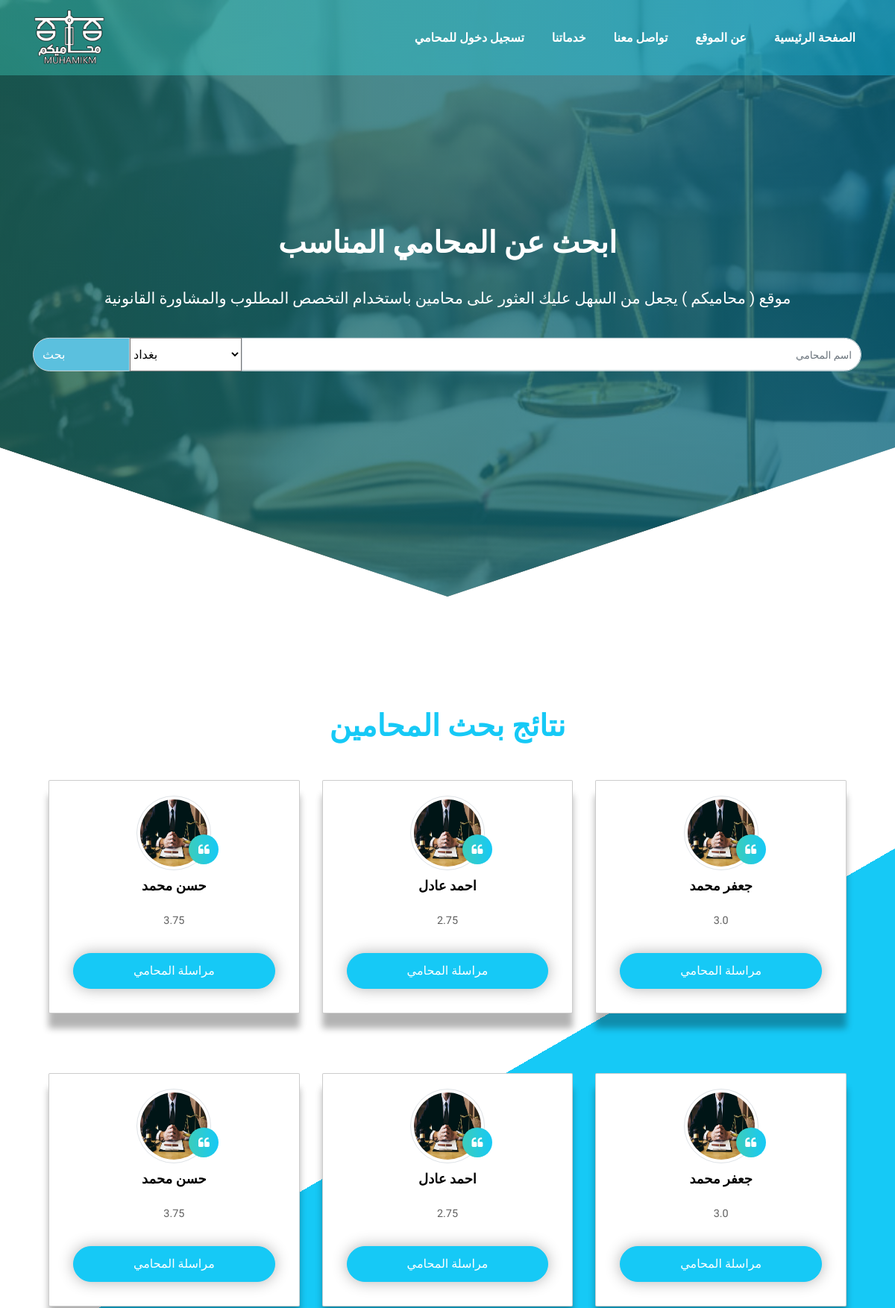
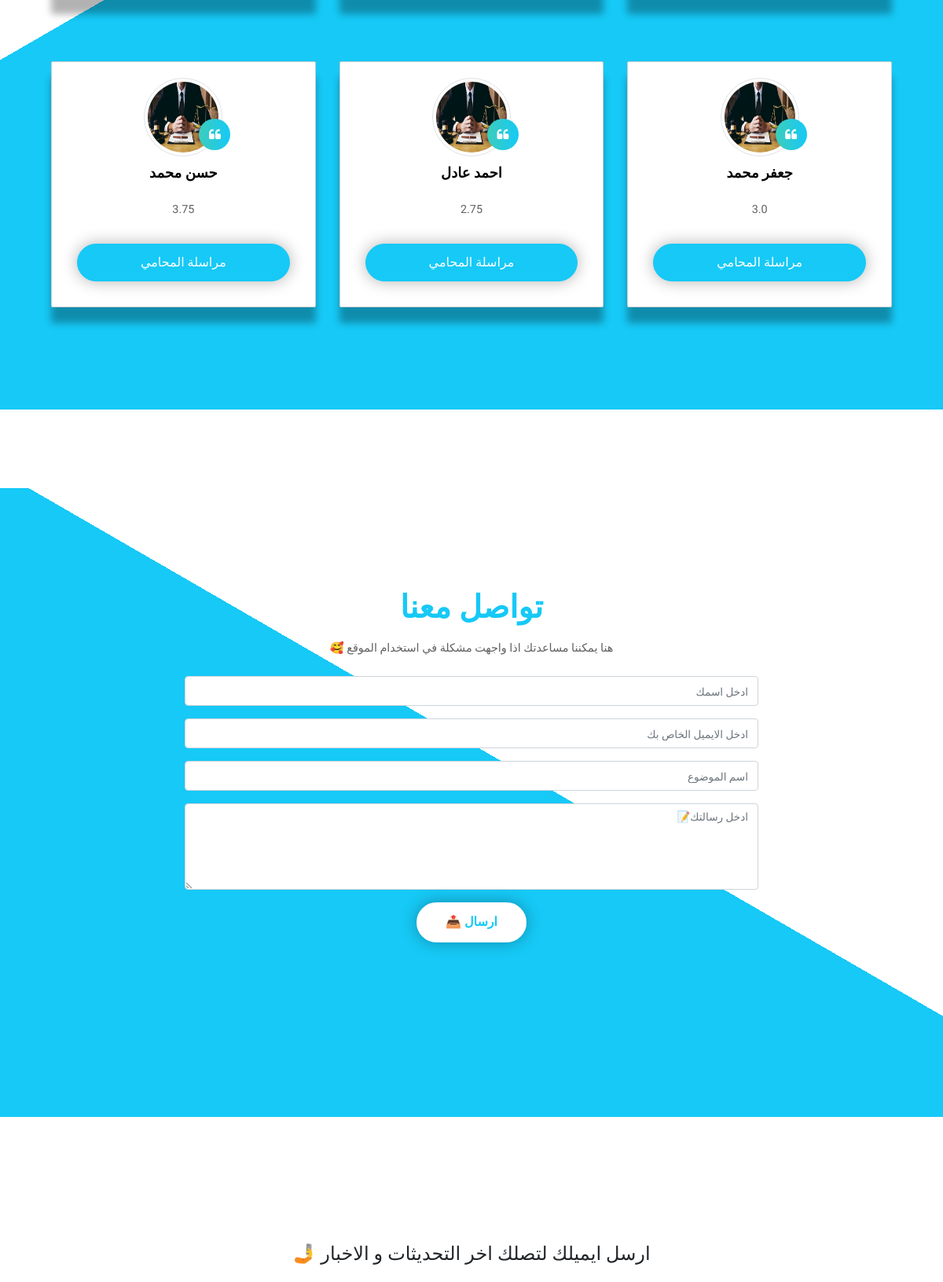
Screenshot of /lawyers-search (upper part) with the database file from the repository (2 pictures, top to bottom).
### tables this page shows
CREATE TABLE "lawyers" (
	"id"	INTEGER NOT NULL UNIQUE,
	"name"	TEXT,
	"password"	TEXT,
	"number"	TEXT,
	"email"	TEXT,
	"city"	TEXT,
	"gmaps link"	TEXT,
	"picture"	TEXT,
	"license"	TEXT,
	"specialization"	INTEGER,
	"years of experince"	INTEGER,
	"verfied"	INTEGER,
	"total_rating"	REAL,
	PRIMARY KEY("id" AUTOINCREMENT)
);

### app.py (the view)
@app.route("/lawyers-search", methods=["GET", "POST"])
def search():
    if request.method == "POST" :
        name = f"%{request.form.get('Search')}%"
        spec = request.form.get('spec')
        city= request.form.get('city')
        rating_list=[]
        if city == "all":
            result = db.execute("SELECT name, picture, id FROM lawyers WHERE name LIKE ? AND specialization >= ? AND verfied = 1  ", name, spec)
        else :
            result = db.execute("SELECT name, picture, id FROM lawyers WHERE name LIKE ? AND city = ? AND specialization >= ? AND verfied = 1  ", name, city, spec)
        for i in range(len(result)):
            ratings= db.execute("SELECT SUM(review), COUNT(review) FROM review WHERE lawyer_id = ? ", result[i]["id"])
            a={"sum" : ratings[0]["SUM(review)"] / ratings[0]["COUNT(review)"],
            "count" : ratings[0]["COUNT(review)"]}
            rating_list.append(a)
        return render_template ("lawy-result.html",result= result , len= len(result) ,rating= rating_list)
    else:
        result = db.execute("SELECT name, picture,total_rating FROM lawyers WHERE verfied = 1 ")
        return render_template("lawy-result.html",lawyer= result , len= len(result))

### templates/lawy-result.html (shortened to what this page needs)
<!DOCTYPE html>
<html lang="en">
<head>
    <link rel="stylesheet" href="/static/lawy-srch.css">
    <link rel="stylesheet" href="https://cdnjs.cloudflare.com/ajax/libs/font-awesome/4.7.0/css/font-awesome.min.css"
 />
    <link rel="stylesheet" href="https://maxcdn.bootstrapcdn.com/bootstrap/4.5.2/css/bootstrap.min.css">
</head>
<body>
        <div class="header" id="topheader">
            <nav class="navbar navbar-expand-lg navbar-dark fixed-top">
                <div class="container">
                    <img class="navbar-brand" src="/static/img/photo_2021-01-30_14-48-09-Recovered.png" style="width: 6rem;">
                    <div class="collapse navbar-collapse" id="navbarSupportedContent">
                        <ul class="navbar-nav ml-auto">
                            <li class="nav-item">
                                <a class="nav-link" href="#">تسجيل دخول للمحامي <span class="sr-only">(current)</span></a>
                            </li>
                            <li class="nav-item">
                                <a class="nav-link" href="#">خدماتنا <span class="sr-only">(current)</span></a>
                            </li>
                            <li class="nav-item">
                                <a class="nav-link" href="#contactid">تواصل معنا <span class="sr-only">(current)</span></a>
                            </li>
                            <li class="nav-item">
                                <a class="nav-link" href="#footerfdiv">عن الموقع <span class="sr-only">(current)</span></a>
                            </li>
                            <li class="nav-item active">
                                <a class="nav-link" href="#">الصفحة الرئيسية <span class="sr-only">(current)</span></a>
                            </li>
                        </ul>
                    </div>
                </div>
            </nav>
            <section class="header-section">
                <div class="center-div">
                    <h1 class="font-weight-bold">
                        ابحث عن المحامي المناسب
                    </h1>
                    <p> موقع ( محاميكم ) يجعل من السهل عليك العثور على محامين باستخدام
                        التخصص المطلوب والمشاورة القانونية
                    </p>
                    <div class="input-group mb-3 container">
                        <div class="input-group-append">
                            <span class="input-group-text">بحث</span>
                            <div class="select-wrapper">
                                <select>
                                    <option>بغداد</option>
                                </select>
                            </div>
                        </div>
                        <input type="text" class="form-control upperfooter" style="color: black;" placeholder="اسم المحامي">
                    </div>
                </div>
            </section>
        </div>
   <section class="top-teen">
    <div class="container headings text-center">
    <h1 class="text-center font-weight-bold" style="margin-bottom: 3rem; color: #16c9f6;">نتائج بحث المحامين</h1>
    </div>
        <div class="container">
            {%for x in range(3) %}
            <div class="">
                <div class="row">
                    {%for i in range(3) %}
                    <div class="col-lg-4 col-md-4 col-12">
                        <div class="box">
                            <a class="img" href="#"><img src="/static/img/criminal.jpg"
                                    class="img-fluidi img-thumbnail"></a>
                                    <h1>{{ lawyer[i]["name"] }}</h1>
                                    <p class="m-4"> {{ lawyer[i]["total_rating"] }}</p>
                            <div class="topteen-button">
                                <a href="#"> مراسلة المحامي </a>
                            </div>
                        </div>
                    </div>
                    {%endfor%}
                </div>
            </div>
            {%endfor%}
        </div>
</section>
    <section class="contactus" id="contactid">
        <div class="container headings text-center">
            <h1 class="text-center font-weight-bold mt-5" style="color:  #16c9f6;">تواصل معنا</h1>
            <p class="pt-2 mb-4">🥰 هنا يمكننا مساعدتك اذا واجهت مشكلة في استخدام الموقع</p>
        </div>
        <div class="container">
            <div class="row">
                <div class="col-lg-8 col-md-8 col-10 offset-lg-2 offset-md-2 offset-1">
                    <form action="/action_page.php">
                        <div class="form-group">
                            <input type="text" class="form-control" placeholder="ادخل اسمك" id="Username" required
                                autocomplete="off">
                        </div>
                        <form action="/action_page.php">
                            <div class="form-group">
                                <input type="email" class="form-control" placeholder="ادخل الايميل الخاص بك" id="email"
                                    required autocomplete="off">
                            </div>
                            <form action="/action_page.php">
                                <div class="form-group">
                                    <input type="text" class="form-control" placeholder="اسم الموضوع" id="text" required
                                        autocomplete="off">
                                </div>
                                <div class="form-group">
                                    <textarea class="form-control" placeholder="ادخل رسالتك📝" rows="4"
                                        id="comment"></textarea>
                                </div>
                                <div class="d-flex justify-content-center">
                                    <button class="form-button" type="submit">📤 ارسال</button>
                                </div>
                            </form>
                </div>
            </div>
        </div>
    </section>
    <section class="upper-footer" id="upperfooterid">
        <div class="container headings text-center">
            <h1 class="text-center mb-4" style="font-size: 1.5rem;"> 🤳 ارسل ايميلك لتصلك اخر التحديثات و الاخبار</h1>
        </div>
    </section>
</body>
</html>

### static/lawy-srch.css (style rules this page uses)
html { scroll-behavior: smooth; }
* { margin: 0; padding: 0; box-sizing: border-box; font-family: 'Lemonada', cursive; }
a { text-decoration: none !important; }
li { list-style: none !important; }
p { font-size: 0.9rem; line-height: 1.6; font-weight: 400; color: #606060; }
.header { width: 100%; height: 100vh; background-image: linear-gradient(rgba(0, 0, 0, 0.637), rgba(0, 0, 0, 0.637)), url(./img/Best-Top-10-Lawyers-In-Islamabad-750x400.jpg); background-repeat: no-repeat; background-size: 100% 100%; clip-path: polygon(100% 0%, 100% 75%, 50% 100%, 0 75%, 0 0); position: relative; }
.header::before { content: ""; position: absolute; top: 0%; bottom: 0%; left: 0; right: 0; opacity: .4; z-index: -1; background: linear-gradient(to right, #1e5799 0%, #3ccdbb 0%, #16c9f6 100%); }
.navbar:before { content: ""; position: absolute; top: 0%; bottom: 0%; left: 0; right: 0; opacity: .4; z-index: -1; background: linear-gradient(to right, #1e5799 0%, #3ccdbb 0%, #16c9f6 100%); }
select { font-size: 1rem; margin: 2rem 0; background: #fff; outline: none; min-width: 150px; min-height: 45px; }
.nav-item a { color: #ffffff !important; font-weight: bold; margin-left: 1.3rem; }
.header-section { width: 100%; height: inherit; color: white; text-align: center; position: relative; }
.center-div { width: 100%; height: auto; position: absolute; top: 50%; left: 50%; transform: translate(-50%, -50%); -ms-transform: translate(-50%, -50%); -webkit-transform: translate(-50%, -50%); }
.center-div p { font-size: 1.3rem; padding: 10px 0 20px 0; color: white; }
.center-div h1 { line-height: 2; }
.top-teen { width: 100%; height: auto; margin: 100px 0; text-align: center; padding: 50px; position: relative; background: linear-gradient(330deg, #16c9f6 55%, #fff 0%); }
.box { text-align: center; border: 1px solid rgba(0, 0, 0, 0.2); box-shadow: 0 20px 10px 0 rgba(0, 0, 0, 0.3); border-radius: 2px; transition: 0.3s ease; background: #fff; margin-bottom: 5rem; }
.box .img:after { content: "\f10d"; font-family: FontAwesome; width: 40px; height: 40px; border-radius: 50%; background: linear-gradient(to right, #1e5799 0%, #3ccdbb 0%, #16c9f6 100%); color: white; position: absolute; top: 120%; left: 70%; display: flex; justify-content: center; align-items: center; }
.topteen-button a { color: #fff !important; }
.topteen-button { border: 1px solid #16c9f6; border-radius: 100px; margin: 2rem 2rem; padding: 12px 35px; outline: none; font-size: 1rem; font-weight: 400; line-height: 1.4; text-align: center; background: #16c9f6; text-decoration: none; box-shadow: 0 0 20px 0 rgba(0, 0, 0, 0.3); }
.box h1 { font-size: 18px; font-weight: 700; color: #000; margin: 10px 0; }
.box a { position: relative; }
.box a img { width: 100px; height: 100px; border-radius: 50%; margin-top: 20px; }
.contactus { width: 100%; height: 100vh; padding: 80px 0; position: relative; }
.contactus:before { content: ""; position: absolute; top: 0; left: 0; bottom: 0; right: 0; z-index: -1; background: linear-gradient(30deg, #16c9f6 55%, #fff 0%); }
.form-control { direction: rtl; }
.form-button { border: 2px solid #fff; border-radius: 100px; margin: 0 5px; padding: 12px 35px; outline: none !important; color: #16c9f6; background: #fff; font-size: 1rem; font-weight: 600; line-height: 1.4; text-align: center; box-shadow: 0 0 20px 0 rgba(0, 0, 0, 0.3); }
::placeholder { font-size: 0.85rem; }
.upper-footer { width: 100%; height: auto; margin: 10rem auto; }
.upperfooter { border-radius: 0px 100px 100px 0px !important; min-width: 150px; min-height: 45px; }
.input-group-text { color: #fff !important; background: #5bc0de !important; border-radius: 100px 0 0 100px !important; min-width: 130px; min-height: 45px; }
.footer-text h3, p, li { text-align: center; }

### rows the page displays
lawyers: name "حسن محمد" "حسن محمد" "حسن محمد", total_rating "3.75" "3.75" "3.75"
lawyers: name "احمد عادل" "احمد عادل" "احمد عادل", total_rating "2.75" "2.75" "2.75"
lawyers: name "جعفر محمد" "جعفر محمد" "جعفر محمد", total_rating "3.0" "3.0" "3.0"
